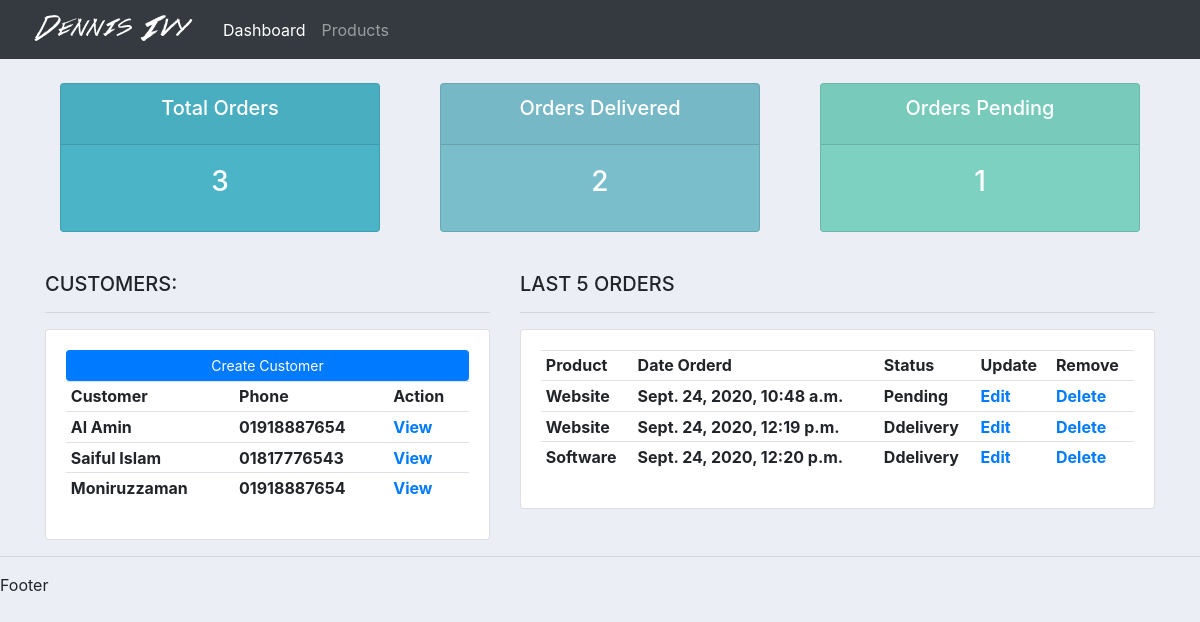
Before: / with the older database file.
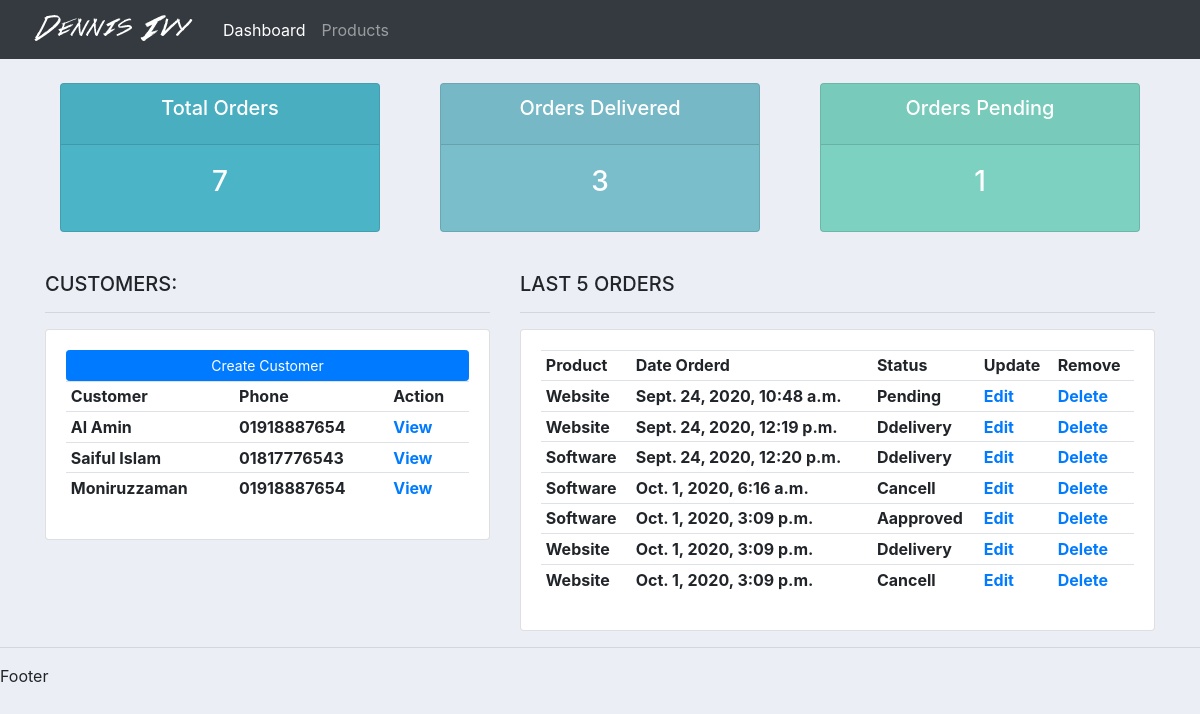
After: the same page with the newer database file.
### accounts/models.py (models this page shows, shortened)
class Customer(models.Model):
    name = models.CharField(max_length=100, null=True)
    phone = models.CharField(max_length=100, null=True)
    email = models.CharField(max_length=100, null=True)
    date_created =models.DateTimeField(null=True, auto_now_add=True)

class Order(models.Model):
    STATUS = (
        ('Pending', 'Pending'),
        ('Cancell', 'Cancell'),
        ('Aapproved', 'Approved'),
        ('Ddelivery', 'Delivery'),
    )
    customer = models.ForeignKey(Customer, null=True, on_delete=models.SET_NULL)
    product = models.ForeignKey(Product,null=True, on_delete=models.SET_NULL)
    status = models.CharField(max_length=100, null=True, choices=STATUS)
    date_created =models.DateTimeField(null=True, auto_now_add=True)
    tag =models.ManyToManyField(Tag)

class Product(models.Model):
    CategoryItem = (
        ('Small', 'Small'),
        ('Medium', 'Medium'),
        ('Large', 'Large'),
    )
    name = models.CharField(max_length=60)
    price = models.FloatField(max_length=100, null=True)
    category = models.CharField(max_length=100, null=True, choices=CategoryItem)
    description = models.TextField(max_length=700, null=True)
    date_created =models.DateTimeField(null=True, auto_now_add=True)
    def __str__(self):
        return self.name

### accounts/views.py (the view)
# urls.py: path('', views.home,name='dashboard.page'),
def home(request):
    customers = Customer.objects.all()
    orders = Order.objects.all()
    total_order = orders.count()
    total_customer = customers.count()
    order_delivery = orders.filter(status='Ddelivery').count()
    order_pending = orders.filter(status='Pending').count()
    context = {
        'customers': customers,
        'orders': orders,
        'total_order': total_order,
        'total_customer': total_customer,
        'order_delivery': order_delivery,
        'order_pending': order_pending,
    }
    return render(request, 'accounts/dashboard.html', context)

### accounts/templates/accounts/dashboard.html (shortened to what this page needs)
{% extends "accounts/main.html" %}
{% block content %}
{%  include 'accounts/status.html' %}
<br>
<div class="row">
	<div class="col-md-5">
		<h5>CUSTOMERS:</h5>
		<hr>
		<div class="card card-body">
			<a class="btn btn-primary  btn-sm btn-block" href="">Create Customer</a>
			<table class="table table-sm">
				<tr>
					<th>Customer</th>
					<th>Phone</th>
					<th>Action</th>
				</tr>
				{% for c in customers %}
				<tr>
					<th>{{ c.name }}</th>
					<th>{{ c.phone }}</th>
					<th><a href="{% url 'customer' c.id %}">View</a></th>
				</tr>
				{% endfor %}
			</table>
		</div>
	</div>
	<div class="col-md-7">
		<h5>LAST 5 ORDERS</h5>
		<hr>
		<div class="card card-body">
			<table class="table table-sm">
				<tr>
					<th>Product</th>
					<th>Date Orderd</th>
					<th>Status</th>
					<th>Update</th>
					<th>Remove</th>
				</tr>
			   {% for order in orders %}
				<tr>
					<th>{{ order.product }}</th>
					<th>{{ order.date_created }}</th>
					<th>{{ order.status }}</th>
					<th><a href="{% url 'update_order' order.id %}" >Edit</a></th>
					<th><a href="{% url 'delete_order' order.id %}" >Delete</a></th>
				</tr>
			   {% endfor %}
			</table>
		</div>
	</div>
</div>
{% endblock content %}

### accounts/templates/accounts/main.html (shortened to what this page needs)
{% load static %}
<html>
    <head>
        <link rel="stylesheet" href="https://stackpath.bootstrapcdn.com/bootstrap/4.3.1/css/bootstrap.min.css">
        <link href="{% static 'css/main.css' %}" rel="stylesheet">
    </head>
    <body>
        {% include "accounts/navbar.html" %}
        <div class="container">
        {% block content %}
        {% endblock content %}
       </div>
        <hr/>
        Footer
    </body>
</html>

### accounts/templates/accounts/navbar.html (shortened to what this page needs)
{% load static %}
<nav class="navbar navbar-expand-lg navbar-dark bg-dark">
    <img class="brand-logo" src="{% static 'images/logo.png' %}"/>
    <div class="collapse navbar-collapse" id="navbarNav">
      <ul class="navbar-nav">
        <li class="nav-item active">
          <a class="nav-link" href="{% url 'dashboard.page' %}">Dashboard</a>
        </li>
        <li class="nav-item">
          <a class="nav-link" href="{% url 'product.page' %}">Products</a>
        </li>
      </ul>
    </div>
  </nav>

### accounts/templates/accounts/status.html
<br>
<div class="row">
	<div class="col">
		<div class="col-md">
			<div class="card text-center text-white  mb-3" id="total-orders">
			  	<div class="card-header">
			  		<h5 class="card-title">Total Orders</h5>
			  	</div>
			  	<div class="card-body">
			    	<h3 class="card-title">{{ total_order }}</h3>
			  	</div>
			</div>
		</div>
	</div>
	<div class="col">
		<div class="col-md">
			<div class="card text-center text-white  mb-3" id="orders-delivered">
			  	<div class="card-header">
			  		<h5 class="card-title">Orders Delivered</h5>
			  	</div>
			  	<div class="card-body">
			    	<h3 class="card-title">{{ order_delivery }}</h3>
			  	</div>
			</div>
		</div>
	</div>
	<div class="col">
		<div class="col-md">
			<div class="card text-center text-white  mb-3" id="orders-pending">
			  	<div class="card-header">
			  		<h5 class="card-title">Orders Pending</h5>
			  	</div>
			  	<div class="card-body">
			    	<h3 class="card-title">{{ order_pending }}</h3>
			  	</div>
			</div>
		</div>
	</div>
</div>

### static/css/main.css (style rules this page uses)
body { background-color: #ebeff5; }
#total-orders { background-color: #4cb4c7; }
#orders-delivered { background-color: #7abecc; }
#orders-pending { background-color: #7CD1C0; }

Changed rows visible on the page:
added Order: product "Software", date_created "Oct. 1, 2020, 6:16 a.m.", status "Cancell"
added Order: product "Software", date_created "Oct. 1, 2020, 3:09 p.m.", status "Aapproved"
added Order: product "Website", date_created "Oct. 1, 2020, 3:09 p.m.", status "Ddelivery"
added Order: product "Website", date_created "Oct. 1, 2020, 3:09 p.m.", status "Cancell"
Other visible differences:
{{ total_order }}: "3" → "7"
{{ order_delivery }}: "2" → "3"
